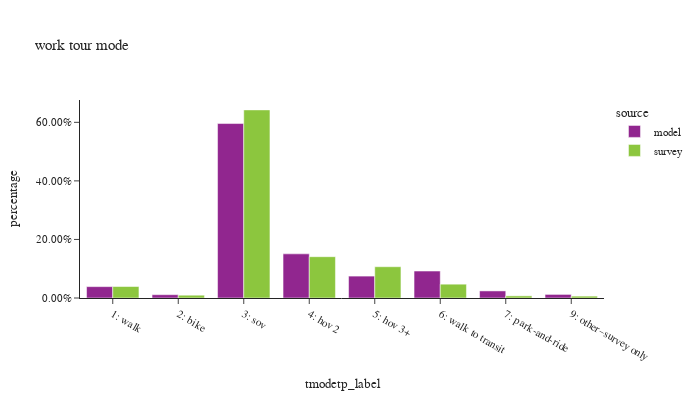

Notebook code cell kept with this figure:
### Code cell
df_plot = wk_tour.groupby(['source','tmodetp_label'])['toexpfac'].sum().reset_index()
df_plot['percentage'] = df_plot.groupby(['source'], group_keys=False)['toexpfac']. \
    apply(lambda x: x / float(x.sum()))
df_plot['source'] = df_plot['source'].astype(pd.CategoricalDtype(['model', 'survey']))

fig = px.bar(df_plot.sort_values(by=['source']), x="tmodetp_label", y="percentage", color="source",
             barmode="group",title="work tour mode")
fig.update_layout(height=400, width=700, font=dict(size=11),
                  xaxis = dict(dtick = 1, categoryorder='category ascending'),
                  yaxis=dict(tickformat=".2%"))
fig.show()

### Figure 1 — Plotly figure (JSON) as saved in the notebook; plotly's stock layout.template omitted (floating-point values rounded to 4 significant figures)
{"data": [{"alignmentgroup": "True", "hovertemplate": "source=model<br>tmodetp_label=%{x}<br>percentage=%{y}<extra></extra>", "legendgroup": "model", "marker": {"color": "#91268F", "pattern": {"shape": ""}}, "name": "model", "offsetgroup": "model", "orientation": "v", "showlegend": true, "textposition": "auto", "type": "bar", "x": ["1: walk", "2: bike", "3: sov", "4: hov 2", "5: hov 3+", "6: walk to transit", "7: park-and-ride", "9: other–survey only"], "xaxis": "x", "y": [0.03882, 0.01131, 0.5959, 0.1507, 0.07481, 0.0921, 0.02413, 0.01223], "yaxis": "y"}, {"alignmentgroup": "True", "hovertemplate": "source=survey<br>tmodetp_label=%{x}<br>percentage=%{y}<extra></extra>", "legendgroup": "survey", "marker": {"color": "#8CC63E", "pattern": {"shape": ""}}, "name": "survey", "offsetgroup": "survey", "orientation": "v", "showlegend": true, "textposition": "auto", "type": "bar", "x": ["1: walk", "2: bike", "3: sov", "4: hov 2", "5: hov 3+", "6: walk to transit", "7: park-and-ride", "9: other–survey only"], "xaxis": "x", "y": [0.0392, 0.009524, 0.6425, 0.1411, 0.1068, 0.04722, 0.007296, 0.006414], "yaxis": "y"}], "layout": {"barmode": "group", "font": {"size": 11}, "height": 400, "legend": {"title": {"text": "source"}, "tracegroupgap": 0}, "title": {"text": "work tour mode"}, "width": 700, "xaxis": {"anchor": "y", "categoryorder": "category ascending", "domain": [0.0, 1.0], "dtick": 1, "title": {"text": "tmodetp_label"}}, "yaxis": {"anchor": "x", "domain": [0.0, 1.0], "tickformat": ".2%", "title": {"text": "percentage"}}}}
